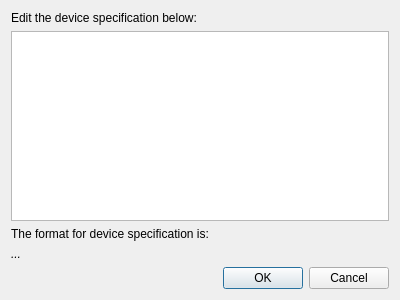
<?xml version="1.0" encoding="UTF-8"?>
<ui version="4.0">
 <class>deviceform</class>
 <widget class="QDialog" name="deviceform">
  <property name="geometry">
   <rect>
    <x>0</x>
    <y>0</y>
    <width>400</width>
    <height>300</height>
   </rect>
  </property>
  <property name="windowTitle">
   <string>Dialog</string>
  </property>
  <layout class="QVBoxLayout" name="verticalLayout">
   <item>
    <widget class="QLabel" name="label">
     <property name="text">
      <string>Edit the device specification below:</string>
     </property>
    </widget>
   </item>
   <item>
    <widget class="QTextEdit" name="textEditDeviceSpecification"/>
   </item>
   <item>
    <widget class="QLabel" name="label_2">
     <property name="text">
      <string>The format for device specification is:</string>
     </property>
    </widget>
   </item>
   <item>
    <widget class="QLabel" name="label_3">
     <property name="font">
      <font>
       <italic>true</italic>
      </font>
     </property>
     <property name="text">
      <string>&lt;ser:/path/to/device : speed : frameformat : file : ctrsize : ctrchannel : burstregen&gt;...</string>
     </property>
     <property name="wordWrap">
      <bool>true</bool>
     </property>
    </widget>
   </item>
   <item>
    <widget class="QDialogButtonBox" name="buttonBox">
     <property name="orientation">
      <enum>Qt::Horizontal</enum>
     </property>
     <property name="standardButtons">
      <set>QDialogButtonBox::Cancel|QDialogButtonBox::Ok</set>
     </property>
    </widget>
   </item>
  </layout>
 </widget>
 <resources/>
 <connections>
  <connection>
   <sender>buttonBox</sender>
   <signal>accepted()</signal>
   <receiver>deviceform</receiver>
   <slot>accept()</slot>
   <hints>
    <hint type="sourcelabel">
     <x>248</x>
     <y>254</y>
    </hint>
    <hint type="destinationlabel">
     <x>199</x>
     <y>149</y>
    </hint>
   </hints>
  </connection>
  <connection>
   <sender>buttonBox</sender>
   <signal>rejected()</signal>
   <receiver>deviceform</receiver>
   <slot>reject()</slot>
   <hints>
    <hint type="sourcelabel">
     <x>316</x>
     <y>260</y>
    </hint>
    <hint type="destinationlabel">
     <x>286</x>
     <y>274</y>
    </hint>
   </hints>
  </connection>
 </connections>
</ui>
